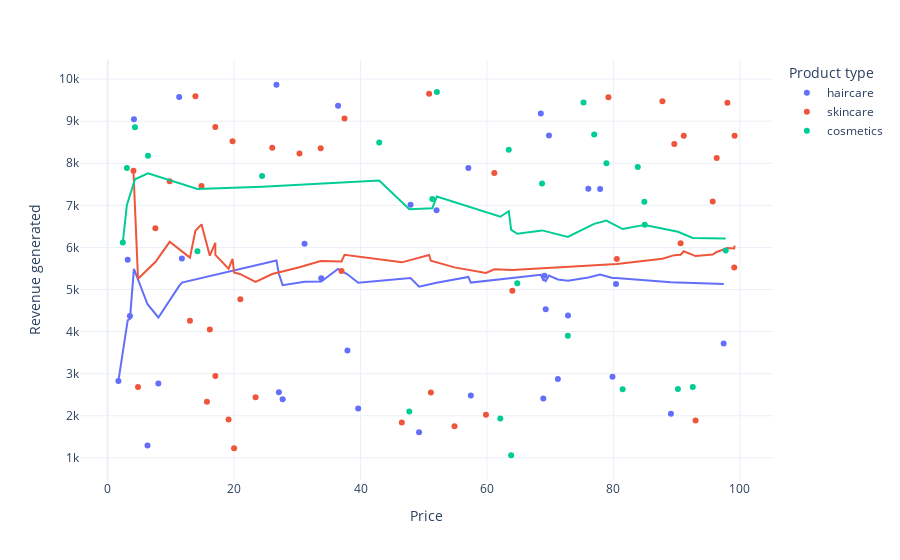

The notebook cell this image was saved under:
### Code cell
fig = px.scatter(data,
                 x='Price',
                 y='Revenue generated',
                 color='Product type',
                 hover_data=['Number of products sold'],
                 trendline = "expanding")
fig.show()

### Figure 1 — Plotly figure (JSON) as saved in the notebook; plotly's stock layout.template omitted (floating-point values rounded to 4 significant figures)
{"data": [{"customdata": [[802], [8], [147], [336], [620], [884], [209], [142], [353], [327], [598], [24], [859], [29], [154], [622], [701], [227], [117], [163], [32], [904], [241], [359], [946], [198], [774], [663], [618], [79], [114], [672], [62], [627]], "hovertemplate": "Product type=haircare<br>Price=%{x}<br>Revenue generated=%{y}<br>Number of products sold=%{customdata[0]}<extra></extra>", "legendgroup": "haircare", "marker": {"color": "#636efa", "symbol": "circle"}, "mode": "markers", "name": "haircare", "orientation": "v", "showlegend": true, "type": "scatter", "x": [69.81, 11.32, 1.7, 71.21, 36.44, 27.68, 4.156, 39.63, 97.45, 8.023, 11.74, 33.78, 27.08, 76.04, 26.7, 31.15, 79.86, 49.26, 52.03, 37.93, 47.91, 3.17, 69.11, 57.45, 6.307, 57.06, 72.82, 68.91, 89.1, 80.41, 69.29, 77.9, 3.526, 68.52], "xaxis": "x", "y": [8662.0, 9578.0, 2828.0, 2874.0, 9365.0, 2391.0, 9049.0, 2175.0, 3716.0, 2766.0, 5737.0, 5268.0, 2557.0, 7397.0, 9866.0, 6088.0, 2926.0, 1606.0, 6886.0, 3550.0, 7015.0, 5710.0, 5328.0, 2484.0, 1292.0, 7889.0, 4384.0, 2412.0, 2048.0, 5134.0, 4531.0, 7386.0, 4371.0, 9185.0], "yaxis": "y"}, {"hovertemplate": "<b>Expanding mean trendline</b><br><br>Product type=haircare<br>Price=%{x}<br>Revenue generated=%{y} <b>(trend)</b><extra></extra>", "legendgroup": "haircare", "marker": {"color": "#636efa", "symbol": "circle"}, "mode": "lines", "name": "haircare", "showlegend": false, "type": "scatter", "x": [1.7, 3.17, 3.526, 4.156, 6.307, 8.023, 11.32, 11.74, 26.7, 27.08, 27.68, 31.15, 33.78, 36.44, 37.93, 39.63, 47.91, 49.26, 52.03, 57.06, 57.45, 68.52, 68.91, 69.11, 69.29, 69.81, 71.21, 72.82, 76.04, 77.9, 79.86, 80.41, 89.1, 97.45], "xaxis": "x", "y": [2828.0, 4269.0, 4303.0, 5490.0, 4650.0, 4336.0, 5085.0, 5167.0, 5689.0, 5376.0, 5104.0, 5186.0, 5192.0, 5490.0, 5361.0, 5162.0, 5271.0, 5067.0, 5163.0, 5299.0, 5165.0, 5348.0, 5220.0, 5225.0, 5197.0, 5330.0, 5239.0, 5209.0, 5284.0, 5354.0, 5276.0, 5272.0, 5174.0, 5131.0], "yaxis": "y"}, {"customdata": [[736], [83], [871], [65], [980], [996], [960], [249], [562], [469], [280], [187], [320], [168], [781], [602], [963], [963], [176], [933], [556], [155], [910], [820], [242], [93], [896], [380], [246], [134], [457], [704], [513], [511], [106], [872], [336], [223], [320], [913]], "hovertemplate": "Product type=skincare<br>Price=%{x}<br>Revenue generated=%{y}<br>Number of products sold=%{customdata[0]}<extra></extra>", "legendgroup": "skincare", "marker": {"color": "#EF553B", "symbol": "circle"}, "mode": "markers", "name": "skincare", "orientation": "v", "showlegend": true, "type": "scatter", "x": [14.84, 61.16, 4.805, 4.078, 64.02, 15.71, 90.64, 16.16, 99.17, 36.99, 7.547, 51.12, 96.34, 50.85, 79.21, 37.47, 9.813, 23.4, 19.13, 80.54, 99.11, 46.53, 95.71, 98.03, 30.34, 20.99, 59.84, 17.03, 13.02, 89.63, 33.7, 26.03, 87.76, 54.87, 93.0, 91.13, 17.03, 20.0, 13.88, 19.75], "xaxis": "x", "y": [7461.0, 7767.0, 2687.0, 7823.0, 4971.0, 2331.0, 6100.0, 4053.0, 8654.0, 5442.0, 6454.0, 2553.0, 8128.0, 9655.0, 9572.0, 9062.0, 7573.0, 2438.0, 1912.0, 5725.0, 5521.0, 1840.0, 7089.0, 9436.0, 8232.0, 4767.0, 2021.0, 8864.0, 4257.0, 8459.0, 8355.0, 8368.0, 9474.0, 1752.0, 1889.0, 8652.0, 2943.0, 1230.0, 9593.0, 8526.0], "yaxis": "y"}, {"hovertemplate": "<b>Expanding mean trendline</b><br><br>Product type=skincare<br>Price=%{x}<br>Revenue generated=%{y} <b>(trend)</b><extra></extra>", "legendgroup": "skincare", "marker": {"color": "#EF553B", "symbol": "circle"}, "mode": "lines", "name": "skincare", "showlegend": false, "type": "scatter", "x": [4.078, 4.805, 7.547, 9.813, 13.02, 13.88, 14.84, 15.71, 16.16, 17.03, 17.03, 19.13, 19.75, 20.0, 20.99, 23.4, 26.03, 30.34, 33.7, 36.99, 37.47, 46.53, 50.85, 51.12, 54.87, 59.84, 61.16, 64.02, 79.21, 80.54, 87.76, 89.63, 90.64, 91.13, 93.0, 95.71, 96.34, 98.03, 99.11, 99.17], "xaxis": "x", "y": [7823.0, 5255.0, 5655.0, 6134.0, 5759.0, 6398.0, 6550.0, 6022.0, 5803.0, 6110.0, 5822.0, 5496.0, 5729.0, 5408.0, 5365.0, 5182.0, 5369.0, 5528.0, 5677.0, 5665.0, 5827.0, 5646.0, 5820.0, 5684.0, 5527.0, 5392.0, 5480.0, 5462.0, 5604.0, 5608.0, 5732.0, 5817.0, 5826.0, 5909.0, 5794.0, 5830.0, 5892.0, 5986.0, 5974.0, 6041.0], "yaxis": "y"}, {"customdata": [[426], [150], [126], [601], [391], [352], [394], [253], [616], [449], [705], [919], [99], [633], [484], [270], [637], [478], [375], [25], [737], [134], [916], [276], [987], [324]], "hovertemplate": "Product type=cosmetics<br>Price=%{x}<br>Revenue generated=%{y}<br>Number of products sold=%{customdata[0]}<extra></extra>", "legendgroup": "cosmetics", "marker": {"color": "#00cc96", "symbol": "circle"}, "mode": "markers", "name": "cosmetics", "orientation": "v", "showlegend": true, "type": "scatter", "x": [42.96, 68.72, 81.46, 84.89, 4.324, 92.56, 2.397, 63.45, 64.8, 84.96, 52.08, 51.36, 78.9, 14.2, 63.83, 72.8, 6.382, 90.2, 83.85, 76.96, 75.27, 97.76, 62.11, 47.71, 3.038, 24.42], "xaxis": "x", "y": [8496.0, 7517.0, 2629.0, 7087.0, 8858.0, 2686.0, 6117.0, 8319.0, 5150.0, 6541.0, 9692.0, 7152.0, 8002.0, 5911.0, 1062.0, 3900.0, 8180.0, 2633.0, 7911.0, 8685.0, 9445.0, 5925.0, 1935.0, 2100.0, 7888.0, 7698.0], "yaxis": "y"}, {"hovertemplate": "<b>Expanding mean trendline</b><br><br>Product type=cosmetics<br>Price=%{x}<br>Revenue generated=%{y} <b>(trend)</b><extra></extra>", "legendgroup": "cosmetics", "marker": {"color": "#00cc96", "symbol": "circle"}, "mode": "lines", "name": "cosmetics", "showlegend": false, "type": "scatter", "x": [2.397, 3.038, 4.324, 6.382, 14.2, 24.42, 42.96, 47.71, 51.36, 52.08, 62.11, 63.45, 63.83, 64.8, 68.72, 72.8, 75.27, 76.96, 78.9, 81.46, 83.85, 84.89, 84.96, 90.2, 92.56, 97.76], "xaxis": "x", "y": [6117.0, 7003.0, 7621.0, 7761.0, 7391.0, 7442.0, 7593.0, 6906.0, 6934.0, 7209.0, 6730.0, 6862.0, 6416.0, 6326.0, 6405.0, 6249.0, 6437.0, 6561.0, 6637.0, 6437.0, 6507.0, 6533.0, 6534.0, 6371.0, 6224.0, 6212.0], "yaxis": "y"}], "layout": {"legend": {"title": {"text": "Product type"}, "tracegroupgap": 0}, "margin": {"t": 60}, "xaxis": {"anchor": "y", "domain": [0, 1], "title": {"text": "Price"}}, "yaxis": {"anchor": "x", "domain": [0, 1], "title": {"text": "Revenue generated"}}}}
